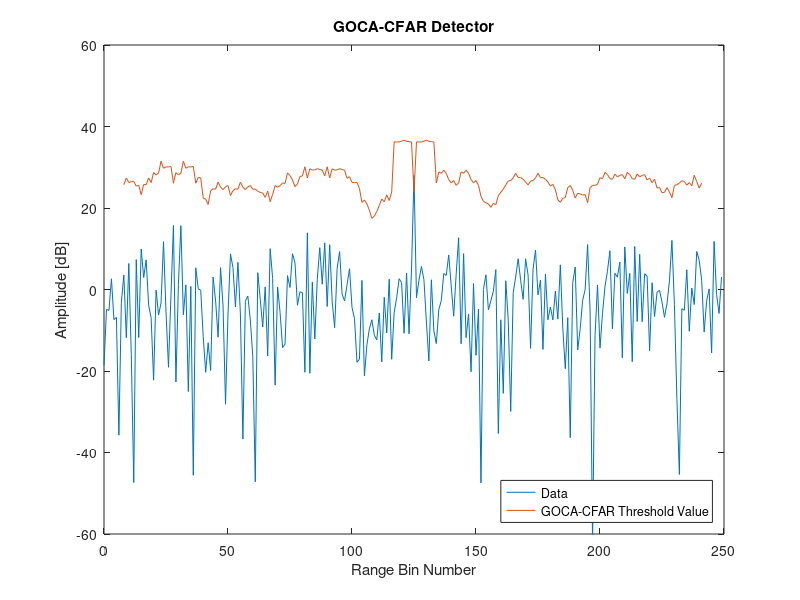

MATLAB code to generate this figure:
%% File information
% Written by M. Y. Martin (MRTMOG014)
% EEE4022S (2018)
% GOCA_CFAR_Threshold.m: Simulate GOCA-CFAR detector with Gaussian data

%% GOCA-CFAR detector
clc;
close all;
clear;

% define inputs and parameters
D = 250;                                % length of data; number of samples
N = 16;                                 % length of window
Np = 1;                                 % number of pulses
j = 1i;                                 % use j as sqrt(-1)
PFA = 10^-6;                            % desired PFA
SNRdB = 20;                             % SNR in Decibels
SNR = 10^(SNRdB/10);                    % Decibels to linear SNR

% include multiple targets
t = 1;                                  % number of targets and interfering targets (max 3)

% include clutter edge
v = 1;                                  % variance of noise in clutter edge; v = 1 => no clutter edge
d = 3;                                  % number of samples from centre to clutter edge start (distance)

% 1xD matrix of complex Gaussian noise: (I + jQ)/sqrt(2); v scales second part => clutter edge
noise = [((randn(1,(D/2) + d) + j.*randn(1,(D/2) + d))/sqrt(2)),(sqrt(v)*(randn(1,(D/2) - d) + j.*randn(1,(D/2) - d))/sqrt(2))];
    
% insert target(s)
target_voltage = sqrt(SNR);
target_signal = target_voltage*(randn(1,t) + j.*randn(1,t))/sqrt(2);
signal = real(noise).^2 + imag(noise).^2;
signal_H0 = signal; % noise only
for y = 0:(t - 1)   % update signal with targets from centre of data at intervals of 3 samples ???
    signal((D/2) + 1 + 3*y) = signal((D/2) + 1 + 3*y) + real(target_signal(y + 1)).^2 + imag(target_signal(y + 1)).^2;
end

% compute GOCA-CFAR interference statistic 'g'
g = zeros(D,1);
for CUT = (N/2 + 1):1:(D - N/2)    % first N/2 and last N/2 samples in signal will NOT become the CUT (eg. 9 to 392)
    Leading_window = sum(signal((CUT + 1):(CUT + N/2)));
    Lagging_window = sum(signal((CUT - N/2):(CUT - 1)));
    if Leading_window > Lagging_window
        g(CUT) = Leading_window;
    else
        g(CUT) = Lagging_window;
    end
end

% compute GOCA-CFAR constant 'a' for desired PFA
PFA_error = inf;

for a_i = 0:0.0001:2
    PFA_summation = 0;
    for i = 0:(N/2 - 1)
        PFA_summation = PFA_summation + (factorial(N/2 - 1 + i)/(factorial(N/2 - 1).*factorial(i))).*(2 + a_i)^(-i);
    end
    PFA_i = 2*(((1 + a_i)^(-N/2)) -((2 + a_i)^(-N/2))*PFA_summation);
    if abs(PFA_i - PFA) < abs(PFA_error)
        a = a_i;
        PFA_error = PFA_i - PFA;
    end
end

% compute detection threshold 'T'
T = a.*g;  % 1xk matrix

% plot the threshold and noise
x = 0:(D - 1); % x-axis sample number
figure;
plot(x,20*log10(signal),x,20*log10(T));
xlabel('Range Bin Number');
ylabel('Amplitude [dB]');
ylim([-60 60]);
title('GOCA-CFAR Detector');
lgd = legend('Data','GOCA-CFAR Threshold Value');
set(lgd,'Location','SouthEast');
